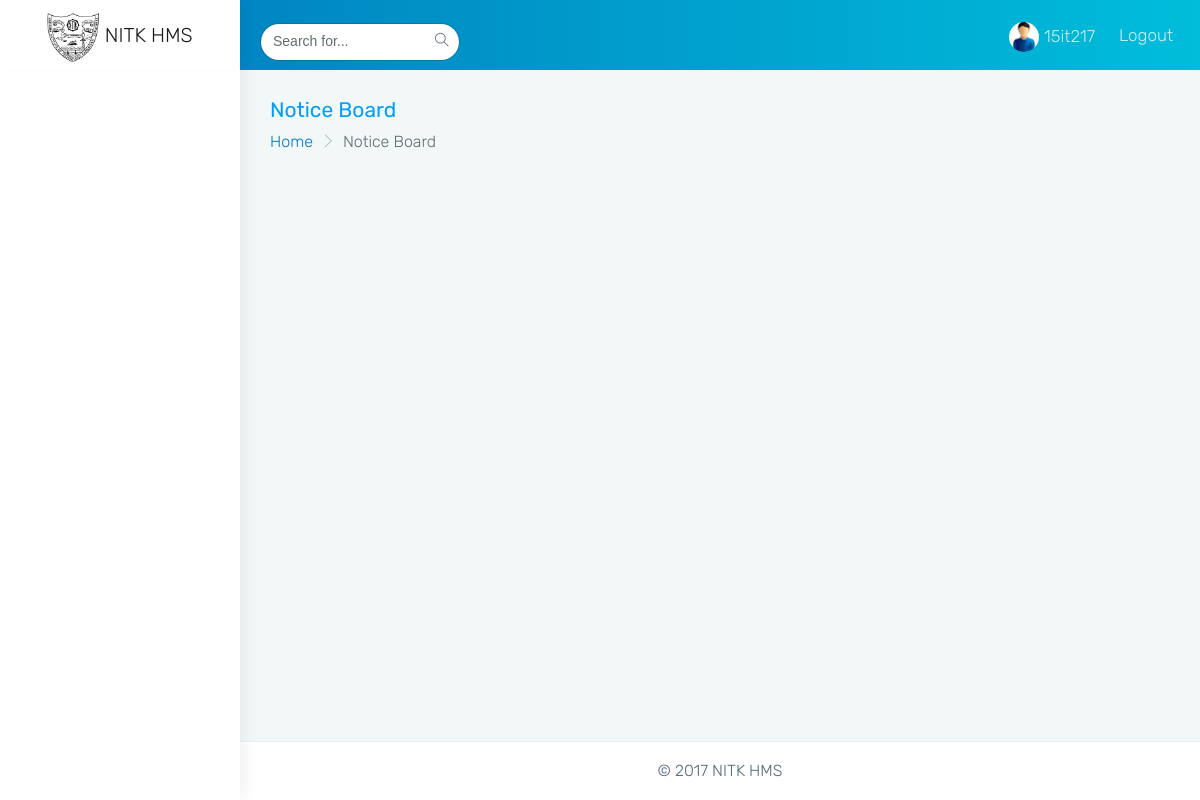
/hms/notice_board/ (signed in), run on an earlier commit of the app's database.
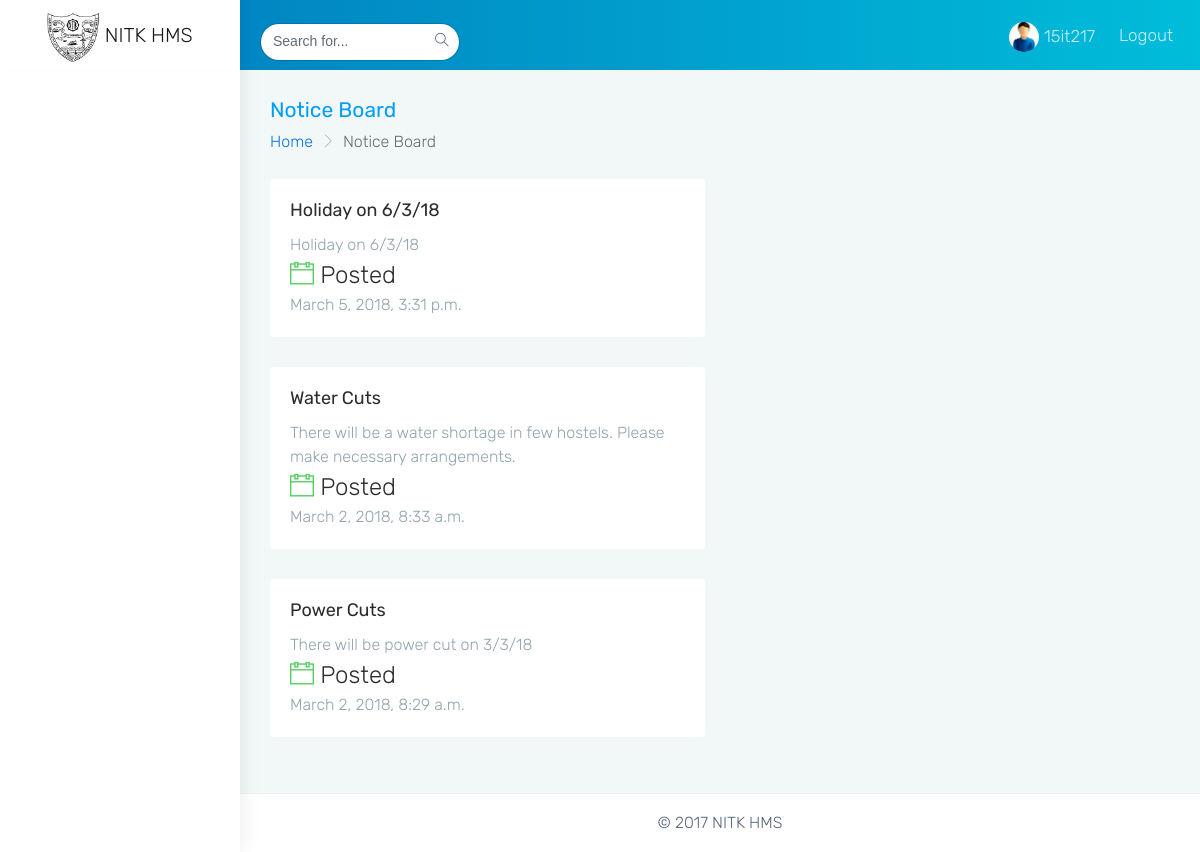
And on a later commit of the database.
### HMSApp/models.py (models this page shows, shortened)
class NoticeBoard(models.Model):
	subject = subject = models.CharField(max_length=255)
	notice = models.TextField()
	date = models.DateTimeField(auto_now_add=True)

### HMSApp/views.py (the view)
class NoticeBoardView(View):
	form_class = NoticeBoardForm
	def get(self, request):
		form = self.form_class
		all_notices = NoticeBoard.objects.all().order_by('-date')
		return render(request, 'HMSApp/notice_board.html', {'form':form,'notices':all_notices} )
	def post(self, request):
		form = self.form_class(request.POST)
		notice = form.save(commit=False)
		notice.save()
		return redirect('/hms/notice_board')

### HMSApp/templates/HMSApp/notice_board.html (shortened to what this page needs)
{% extends 'HMSApp/index.html' %}
{% load extra_filters %}
{% block dashboard %}
	<div class="row page-titles">
	    <div class="col-md-6 col-8 align-self-center">
	        <h3 class="text-themecolor m-b-0 m-t-0">Notice Board</h3>
	        <ol class="breadcrumb">
	            <li class="breadcrumb-item"><a href="javascript:void(0)">Home</a></li>
	            <li class="breadcrumb-item active">Notice Board</li>
	        </ol>
	    </div>
	</div>
	<div class="row">
                    <div class="col-sm">
                    {% for notice in notices %}
                     <div class="row">
                      <div class="col-sm">
                      <a href='#'>
                        <div class="card" >
                            <div class="card-block">
                                <h4 class="card-title">{{notice.subject}}</h4>
                                <div class="text-left">
                                    <span class="text-muted">{{notice.notice}}</span>
                                </div>
                                <div>
                                 <div class="text-left" style='display: inline-block;'>
                                    <h2 class="font-light m-b-0"><i class="ti-calendar text-success"></i> Posted</h2>
                                    <span class="text-muted">{{notice.date}}</span>
                                </div>
                              	</div>
                            </div>
                        </div>
                      </a>
                     </div>
                     </div>
                     {% endfor %}
                    </div>
                    <div class="col-sm">
                    </div>
                </div>
{% endblock %}

What changed in the data, as far as the page shows it:
added NoticeBoard: subject "Holiday on 6/3/18", notice "Holiday on 6/3/18", date "March 5, 2018, 3:31 p.m."
added NoticeBoard: subject "Water Cuts", notice "There will be a water shortage in few hostels. Please make necessary arrangements.", date "March 2, 2018, 8:33 a.m."
added NoticeBoard: subject "Power Cuts", notice "There will be power cut on 3/3/18", date "March 2, 2018, 8:29 a.m."
